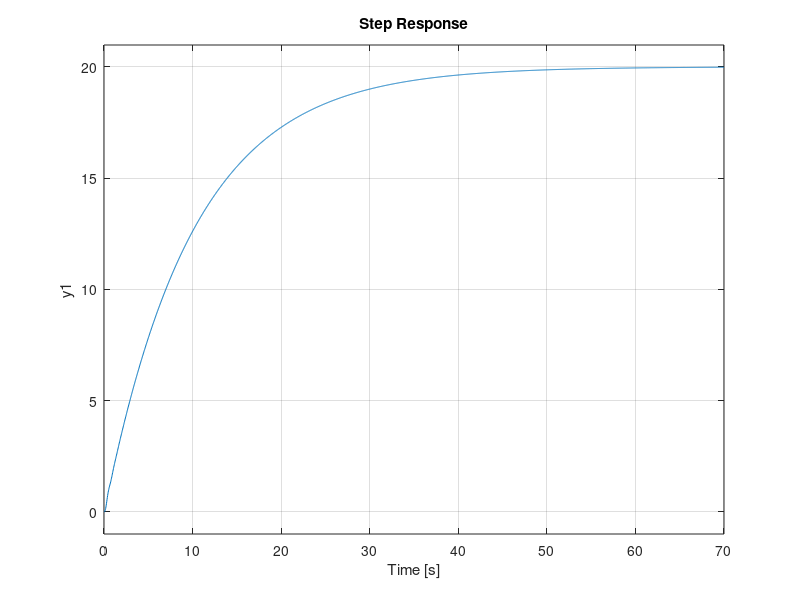

MATLAB code to generate this figure: (Note: this script raises an error after producing the figure.)
% Dylan Qiu 
clc; clear; close all;

% lead compensator

figure(1);
s = tf('s');


G = (200)/ ((s+0.1)*(s^2+5*s+100));
feedback(G,1);
step(G)
figure(2);
%{
z_lag = 10;
p_lag = 0.1;
z_lead = 5;
p_lead = 10;
K1 = 10;
K2 = 5/4;
C_lag = K1 * (s/z_lag+1)/(s/p_lag+1); %lag compensator 
C_lead = K2 * (s+z_lead)/(s+p_lead); %lead compensator 
G_comp = G * C_lead;
%}
bode(G, 'y',bodeoptions); 
legend on; 
